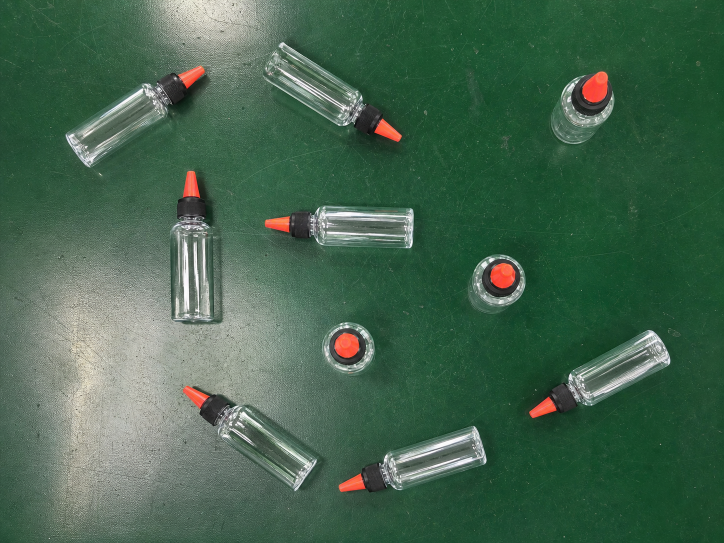
#> input picture generated_bottle_pose_collection/overhead_bottle_pose_collection_image2.png, 1448 x 1086 px (shown at 1/2 size)
$ python -i generate_image2_ai_only_prod01_0057_0106.py   (imports and definitions only)
#> lines starting #> are read from the running program, lines starting #| are printed output that depends on the picture; after the words box and inside, x2 and y2 are one past the last pixel; in counts of white or black regions, pixels touching at a corner belong together
import ast
import csv
import hashlib
import math
from pathlib import Path

import cv2
import numpy as np
from PIL import Image, ImageDraw, ImageEnhance, ImageFilter, ImageOps


ROOT = Path("/mnt/f/CodexWorkspace/assembly_line_optimize")
QUEUE = ROOT / "agent_handoffs/image2_ai_only_pipeline/image2_ai_only_task_queue.csv"
REF = ROOT / "generated_bottle_pose_collection/overhead_bottle_pose_collection_image2.png"
OUT_DIR = ROOT / "image2_ai_only_1000_atom_combinations"
QA_DIR = ROOT / "qa_reports"
CANVAS_SIZE = (1448, 1086)
TASK_START = 57
TASK_END = 106


def crop_to_alpha(rgba: Image.Image) -> Image.Image:
    bbox = rgba.getchannel("A").getbbox()
    return rgba.crop(bbox) if bbox else rgba


def green_alpha(rgb: Image.Image, min_area: int = 20) -> Image.Image:
    arr = np.array(rgb.convert("RGB"))
    hsv = cv2.cvtColor(arr, cv2.COLOR_RGB2HSV)
    h, s, v = cv2.split(hsv)
    background = (h > 35) & (h < 98) & (s > 28) & (v < 205)
    alpha = (~background).astype(np.uint8) * 255
    alpha = cv2.morphologyEx(alpha, cv2.MORPH_OPEN, np.ones((3, 3), np.uint8))
    alpha = cv2.morphologyEx(alpha, cv2.MORPH_CLOSE, np.ones((5, 5), np.uint8))
    n, labels, stats, _ = cv2.connectedComponentsWithStats(alpha)
    kept = np.zeros_like(alpha)
    for idx in range(1, n):
        if stats[idx, cv2.CC_STAT_AREA] >= min_area:
            kept[labels == idx] = 255
    return Image.fromarray(kept).filter(ImageFilter.GaussianBlur(0.75))


def lying_alpha(rgb: Image.Image) -> Image.Image:
    # Shape envelope for the near-vertical side-view bottle in the collection.
    w, h = rgb.size
    shape = Image.new("L", (w, h), 0)
    d = ImageDraw.Draw(shape)
    d.rounded_rectangle((45, 84, 128, 300), radius=24, fill=42)
    d.rounded_rectangle((39, 66, 130, 118), radius=14, fill=185)
    d.polygon([(56, 12), (100, 8), (123, 67), (44, 72)], fill=230)
    detail = green_alpha(rgb, min_area=8)
    alpha = Image.composite(Image.new("L", (w, h), 255), shape, detail.point(lambda p: 255 if p > 35 else 0))
    # Keep a faint glass body, but avoid carrying a rectangular green patch.
    alpha = Image.composite(alpha, shape, shape.point(lambda p: 255 if p > 0 else 0))
    return alpha.filter(ImageFilter.GaussianBlur(0.7))


# [88 lines left out: functions upright_alpha, make_sprite, proxy_mask, inpaint_proxy, shadow, paste_centered, not called in this run]


def task_number(task_id: str) -> int:
    return int(task_id.split("-")[1])


# [4 lines left out: function read_tasks, not called in this run]


def center_from_bbox(bbox):
    x1, y1, x2, y2 = bbox
    return ((x1 + x2) / 2, (y1 + y2) / 2)


# [73 lines left out: functions render_task, make_contact_sheet, main, not called in this run]


# [2 lines not run here, left out]

>>> from PIL import Image
>>> picture = Image.open('../generated_bottle_pose_collection/overhead_bottle_pose_collection_image2.png')
#> picture is the input picture: PIL image 1448x1086 RGB; mean R, G, B 68.3, 100.2, 78
>>> result = lying_alpha(picture)
#> in lying_alpha, `shape = Image.new("L", (w, h), 0)`: shape: PIL image 1448x1086 L; every value is 0
#> in green_alpha, `hsv = cv2.cvtColor(arr, cv2.COLOR_RGB2HSV)`: hsv: shape (1086, 1448, 3); mean H, S, V 67.2, 104.4, 101.7
#> in green_alpha, `h, s, v = cv2.split(hsv)`:
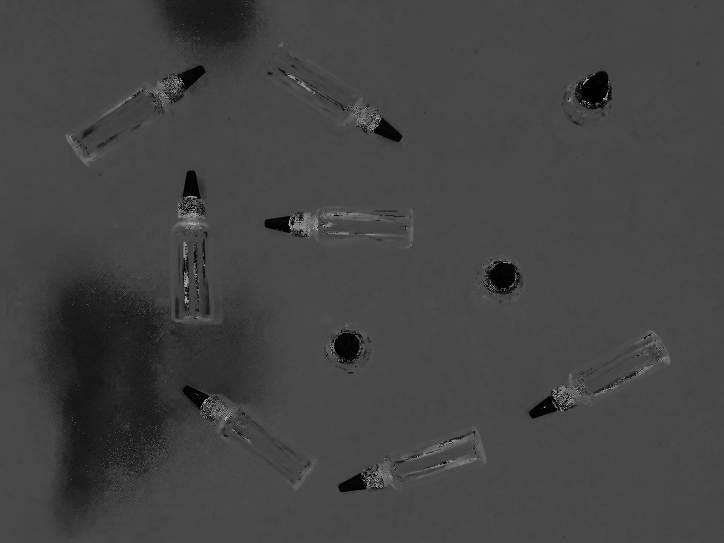
#> h: shape (1086, 1448) (shown at 1/2 size); min 0, max 179, mean 67.2
#> in green_alpha, `h, s, v = cv2.split(hsv)`:
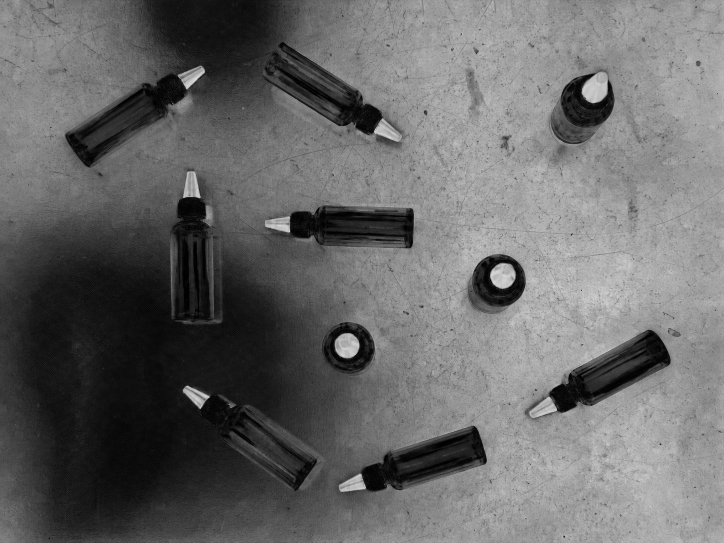
#> s: shape (1086, 1448) (shown at 1/2 size); min 0, max 255, mean 104.4
#> in green_alpha, `h, s, v = cv2.split(hsv)`:
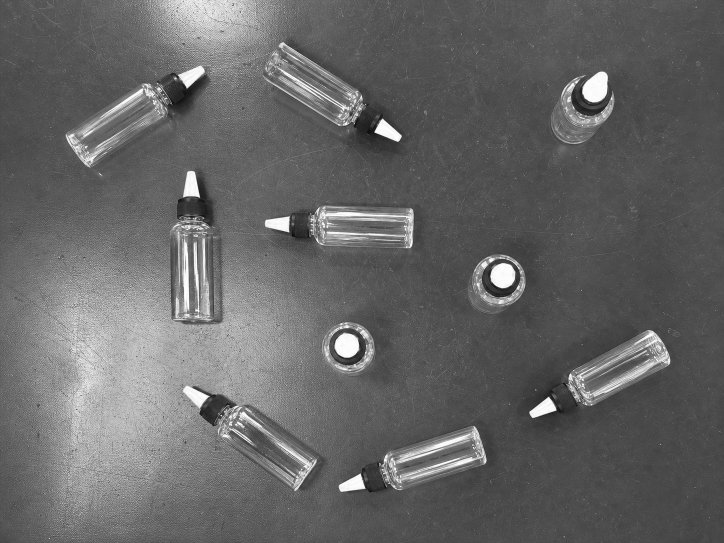
#> v: shape (1086, 1448) (shown at 1/2 size); min 0, max 255, mean 101.7
#> in green_alpha, `background = (h > 35) & (h < 98) & (s > 28) & (v < 205)`:
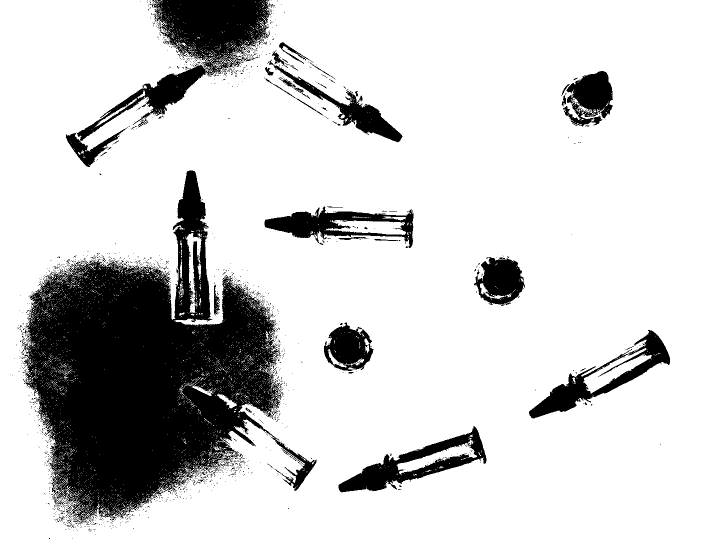
#> background: shape (1086, 1448) bool (shown at 1/2 size); 81.8% white; 1616 black regions (1567 under 20 px), largest, box (x1, y1, x2, y2) and area: (43, 341, 633, 1050) 189239, (132, 0, 540, 334) 32446, (677, 852, 973, 985) 11566
#> in green_alpha, `alpha = cv2.morphologyEx(alpha, cv2.MORPH_OPEN, np.ones((3, 3), np.uin..`: alpha: shape (1086, 1448); 16.4% white; 225 white regions (142 under 20 px), largest, box (x1, y1, x2, y2) and area: (55, 341, 551, 1023) 168516, (318, 0, 535, 115) 17806, (677, 853, 973, 984) 11220
#> in green_alpha, `alpha = cv2.morphologyEx(alpha, cv2.MORPH_CLOSE, np.ones((5, 5), np.ui..`: alpha: shape (1086, 1448); 17.3% white; 71 white regions (36 under 20 px), largest, box (x1, y1, x2, y2) and area: (55, 341, 551, 1030) 180470, (313, 0, 535, 124) 19377, (677, 853, 973, 984) 11515
#> in green_alpha, `n, labels, stats, _ = cv2.connectedComponentsWithStats(alpha)`:
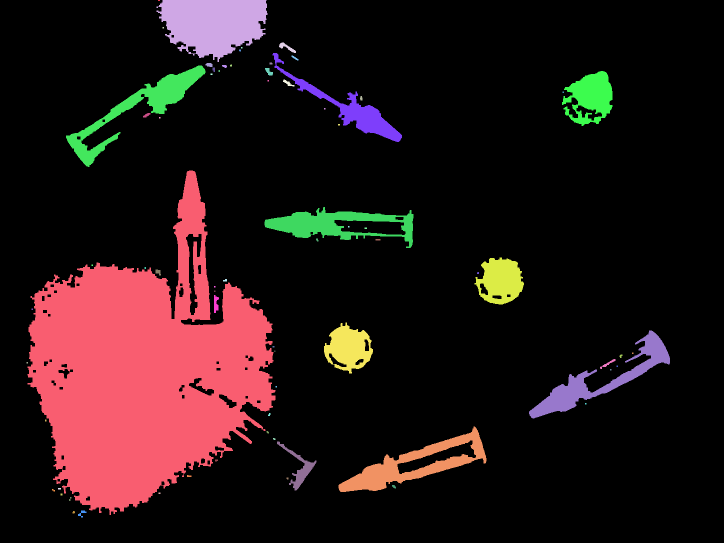
#> labels: shape (1086, 1448) int32 (shown at 1/2 size); 72 distinct labels, from 0 to 71; one colour per label, 0 black
#> in green_alpha, `n, labels, stats, _ = cv2.connectedComponentsWithStats(alpha)`: n = 72; stats = 72 rows, first 6: [0, 0, 1448, 1086, 1300976], [316, 0, 4, 2, 8], [313, 0, 222, 124, 19377], [325, 54, 3, 3, 9], [558, 85, 34, 21, 240], [482, 94, 3, 3, 9]
#> in lying_alpha, `alpha = Image.composite(Image.new("L", (w, h), 255), shape, detail.poi..`:
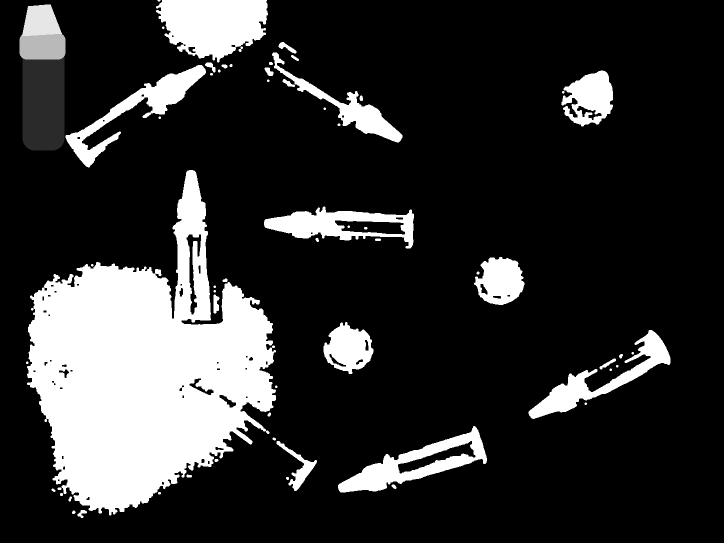
#> alpha: PIL image 1448x1086 L (shown at 1/2 size); min 0, max 255, mean 47.9
#> in lying_alpha, `alpha = Image.composite(alpha, shape, shape.point(lambda p: 255 if p >..`:
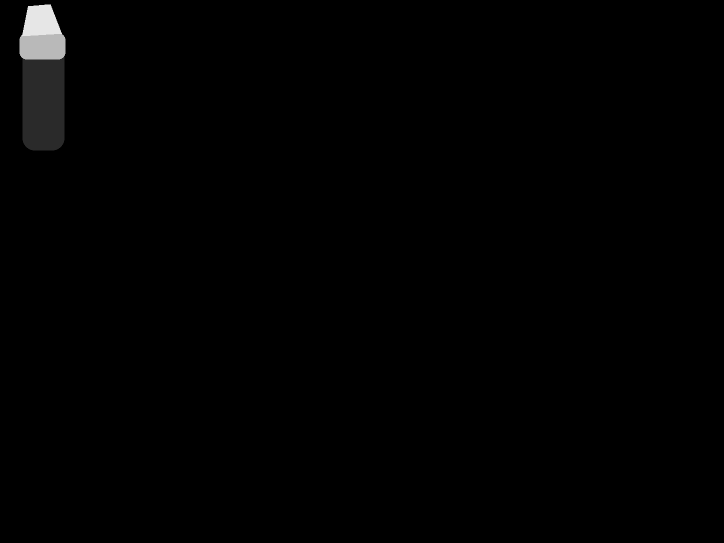
#> alpha: PIL image 1448x1086 L (shown at 1/2 size); min 0, max 230, mean 1.5
